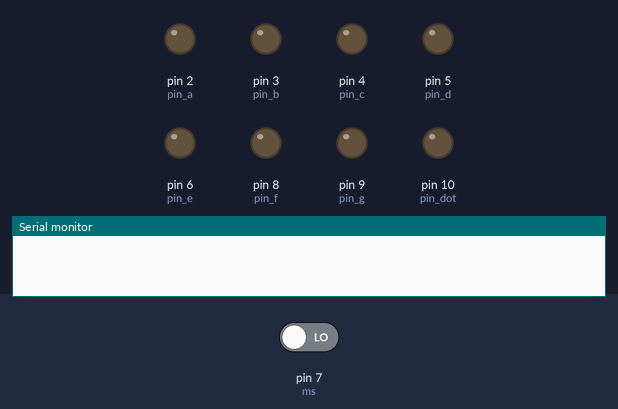
Recording of a sketch running on a simulated Arduino Uno, built with avr-gcc and run on an emulated ATmega328P. On the bench: output pins drawn as LEDs (lit = HIGH), the last lines printed to the serial monitor. Inputs (shaded band) come from the test bench; at power-on: pin 7 (ms) LOW.

Above: at 0.1 s.
At 10.1 s:
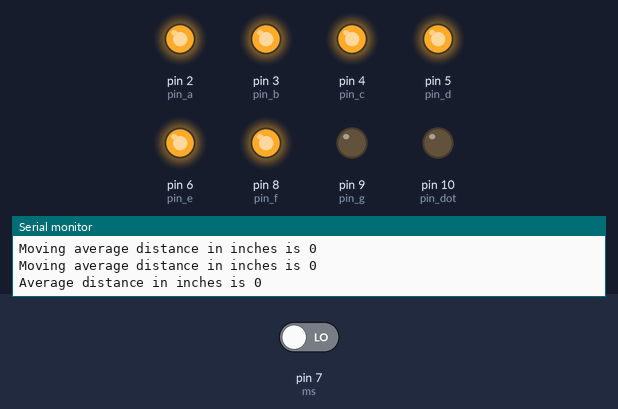
Timing chart, 0 to 11.6 s (numbered marks = the images above):
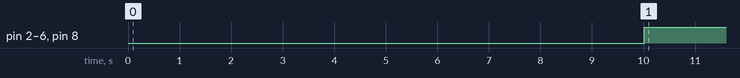

The sketch:

RangeFinderI2CTestInches.ino
```cpp
//
// FRC Team 1329 Roborebels
//
// Ultrasonic rangefinder using MaxBotix MB1000 transducer
//
// Communicates with cRIO over I2C bus in Digital Sidecar address 2
//
// Can be used with cRIOMasterReaderSimulatorInches sketch
//

#include <Wire.h>

int ms = 7;    // Using Pin 7 on Arduino Uno as PW output from MB1000

//initiallizes the variable x used later
int x = 0;

//declares the number array previous
int previous[] ={0, 0, 0, 0, 0, 0, 0, 0, 0, 0};
int pin_a = 2;    // Led segment "a" is digital pin 0
int pin_b = 3;
int pin_c = 4;
int pin_d = 5;
int pin_e = 6;
int pin_f = 8;
int pin_g = 9;
int pin_dot = 10;

int distance = 0;  // rangefinder distance in inches (not averaged)

byte ch = 0;  // character for I2C test

byte feet;

void setup() {
  // put your setup code here, to run once:

  Serial.begin(9600);

  pinMode(ms, INPUT);
  pinMode(pin_a, OUTPUT);
  pinMode(pin_b, OUTPUT);
  pinMode(pin_c,OUTPUT);
  pinMode(pin_d,OUTPUT);
  pinMode(pin_e,OUTPUT);
  pinMode(pin_f,OUTPUT);
  pinMode(pin_g,OUTPUT);
  pinMode(pin_dot,OUTPUT);

  Wire.begin(2);                // join i2c bus with address #2
  Wire.onRequest(requestEvent); // register event when master requests data
}


void loop2() {

  //gets the main readings
 int pwm = pulseIn(ms, HIGH);

 distance = pwm / 147;

 //sets x to the current reading
 x = x + distance;

 //shifts the numbers in the array previous
 for(int i = 9; i>0; i--){
   previous[i] = previous[i-1];
 }
 //sets the first number in the array to the current reading
 previous[0] = distance;

 //this can print all the numbers in the array
 /* Serial.print("Array previous is ");

 for(int i = 0; i<10; i++){
   Serial.print(previous[i]);
   Serial.print(" ");
 }
 Serial.println(" "); */

 //makes sure x is 0 so no readings over 10 are recorded
 x = 0;

 //sets the array values to x for calculation
  for(int i = 0; i<10; i++){
    x = x + previous[i];
  }

  //calculates the moving average
    int distanceaverage = x / 10;

  //prints the moving average
  Serial.print("Moving average distance in inches is ");
  Serial.println(distanceaverage);
}


//this entire section can be omitted, it is used for calculating the non-moving average
void loop() {
  // put your main code here, to run repeatedly:

 x = 0;

  for(int i = 0; i<10; i++){
    loop2();
  }

    int distanceaverage = x / 10;

  //prints the non-moving average
  Serial.print("Average distance in inches is ");
  Serial.println(distanceaverage);
  led_display(distanceaverage);
}
void led_display(int inches)
{
 feet = (inches + 6)/12;    // add 6 inches to round to nearest foot

 boolean a = false;
 boolean b = false;
 boolean c = false;
 boolean d = false;
 boolean e = false;
 boolean f = false;
 boolean g = false;
 boolean dot = false;

 switch(feet){

  case 0:
    // 0 feet
    a = true;
    b = true;
    c = true;
    d = true;
    e = true;
    f = true;
    g = false;
    dot = false;
    break;


    case 1:
    // 1 foot
    a = false;
    b = false;
    c = false;
    d = false;
    e = true;
    f = true;
    g = false;
    dot = false;
    break;


    case 2:
    // 2 feet
    a = true;
    b = true;
    c = false;
    d = true;
    e = true;
    f = false;
    g = true;
    dot = false;
    break;


    case 3:
    // 3 feet
    a = true;
    b = true;
    c = true;
    d = true;
    e = false;
    f = false;
    g = true;
    dot = false;
    break;


    case 4:
    //  feet
    a = false;
    b = true;
    c = true;
    d = false;
    e = false;
    f = true;
    g = true;
    dot = false;
    break;


    case 5:
    // 5 feet
    a = true;
    b = false;
    c = true;
    d = true;
    e = false;
    f = true;
    g = true;
    dot = false;
    break;


    case 6:
    // 6 feet
    a = true;
    b = false;
    c = true;
    d = true;
    e = true;
    f = true;
    g = true;
    dot = false;
    break;


    case 7:
    // 0 feet
    a = true;
    b = true;
    c = true;
    d = false;
    e = false;
    f = false;
    g = false;
    dot = false;
    break;


    case 8:
    // 8 feet
    a = true;
    b = true;
    c = true;
    d = true;
    e = true;
    f = true;
    g = true;
    dot = false;
    break;


    case 9:
    // 9 feet
    a = true;
    b = true;
    c = true;
    d = true;
    e = false;
    f = true;
    g = true;
    dot = false;
    break;

  default:
    // more than 9 shows as 9 with dot
    a = true;
    b = true;
    c = true;
    d = true;
    e = false;
    f = true;
    g = true;
    dot = true;
    break;


 }

  digitalWrite(pin_a, a);
  digitalWrite(pin_b, b);
  digitalWrite(pin_c, c);
  digitalWrite(pin_d, d);
  digitalWrite(pin_e, e);
  digitalWrite(pin_f, f);
  digitalWrite(pin_g, g);
  digitalWrite(pin_dot,dot);

}

void requestEvent()  // returns current distance in inches when requested by I2C bus master
{

  byte inch_byte = distance;

  Wire.write(inch_byte); // respond with message of single byte
                       // as expected by master
}
```

Measured:
- by itself, pin 2 (pin_a), pin 3 (pin_b), pin 4 (pin_c), pin 5 (pin_d), pin 6 (pin_e), pin 8 (pin_f): LOW → HIGH at 10.0 s
